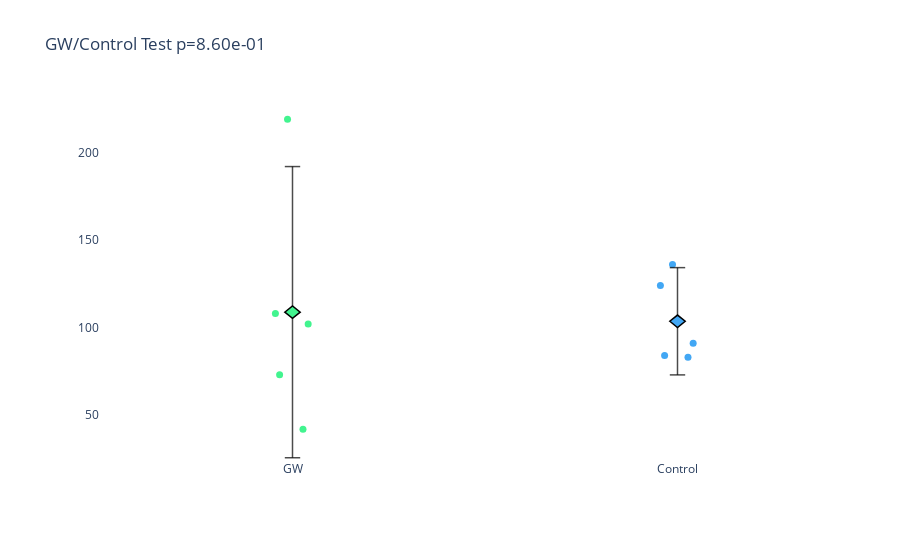

Here is the notebook cell this chart was saved with:
### Code cell
#GW/Control
gw_y=[42, 219, 73, 102, 108]
control_y = [136, 124, 83, 84, 91]

tstat, pvalue = ttest_ind_from_stats(np.mean(gw_y), np.std(gw_y), len(gw_y), np.mean(control_y), np.std(control_y), len(control_y))

fig = plotly_utils.plot_point_box_revised(['GW', 'Control'], [gw_y, control_y], title='GW/Control Test p={:.2e}'.format(pvalue), width=500, height=500)
#saving_utils.save_plotly_fig(fig, 'insert path', width=500, height=500)
offline.iplot(fig)
#offline.iplot(go.FigureWidget(fig))

### Figure 1 — Plotly figure (JSON) as saved in the notebook; plotly's stock layout.template omitted (floating-point values rounded to 4 significant figures)
{"data": [{"boxpoints": "all", "fillcolor": "rgba(0,0,0,0)", "jitter": 0.15, "line": {"color": "rgba(0,0,0,0)"}, "marker": {"color": "rgb(66,244,143)", "size": 7}, "pointpos": 0, "showlegend": false, "type": "box", "whiskerwidth": 0.2, "x": ["GW", "GW", "GW", "GW", "GW"], "y": [42, 219, 73, 102, 108]}, {"boxpoints": "all", "fillcolor": "rgba(0,0,0,0)", "jitter": 0.15, "line": {"color": "rgba(0,0,0,0)"}, "marker": {"color": "rgb(66,167,244)", "size": 7}, "pointpos": 0, "showlegend": false, "type": "box", "whiskerwidth": 0.2, "x": ["Control", "Control", "Control", "Control", "Control"], "y": [136, 124, 83, 84, 91]}], "layout": {"boxgap": 0, "margin": {"b": 100, "l": 100, "r": 30, "t": 100}, "paper_bgcolor": "rgb(255, 255, 255)", "plot_bgcolor": "rgb(255, 255, 255)", "shapes": [{"line": {"color": "black", "width": 1.5}, "opacity": 0.7, "type": "line", "x0": -0.02, "x1": 0.02, "y0": 25.66, "y1": 25.66}, {"line": {"color": "black", "width": 1.5}, "opacity": 0.7, "type": "line", "x0": -0.02, "x1": 0.02, "y0": 191.9, "y1": 191.9}, {"line": {"color": "black", "width": 1.5}, "opacity": 0.7, "type": "line", "x0": 0, "x1": 0, "y0": 25.66, "y1": 191.9}, {"fillcolor": "rgb(66,244,143)", "line": {"color": "black", "width": 1.5}, "path": " M -0.02 108.8 L 0 105.25999999999999 L 0.02 108.8 L 0 112.34 Z", "type": "path"}, {"line": {"color": "black", "width": 1.5}, "opacity": 0.7, "type": "line", "x0": 0.98, "x1": 1.02, "y0": 72.98, "y1": 72.98}, {"line": {"color": "black", "width": 1.5}, "opacity": 0.7, "type": "line", "x0": 0.98, "x1": 1.02, "y0": 134.2, "y1": 134.2}, {"line": {"color": "black", "width": 1.5}, "opacity": 0.7, "type": "line", "x0": 1, "x1": 1, "y0": 72.98, "y1": 134.2}, {"fillcolor": "rgb(66,167,244)", "line": {"color": "black", "width": 1.5}, "path": " M 0.98 103.6 L 1 100.05999999999999 L 1.02 103.6 L 1 107.14 Z", "type": "path"}], "showlegend": false, "title": {"text": "GW/Control Test p=8.60e-01"}, "xaxis": {"title": {"text": ""}}, "yaxis": {"gridcolor": "rgb(255, 255, 255)", "gridwidth": 1, "range": [24.37, 230.0], "title": {"text": ""}, "zerolinecolor": "rgb(255, 255, 255)", "zerolinewidth": 2}}}
